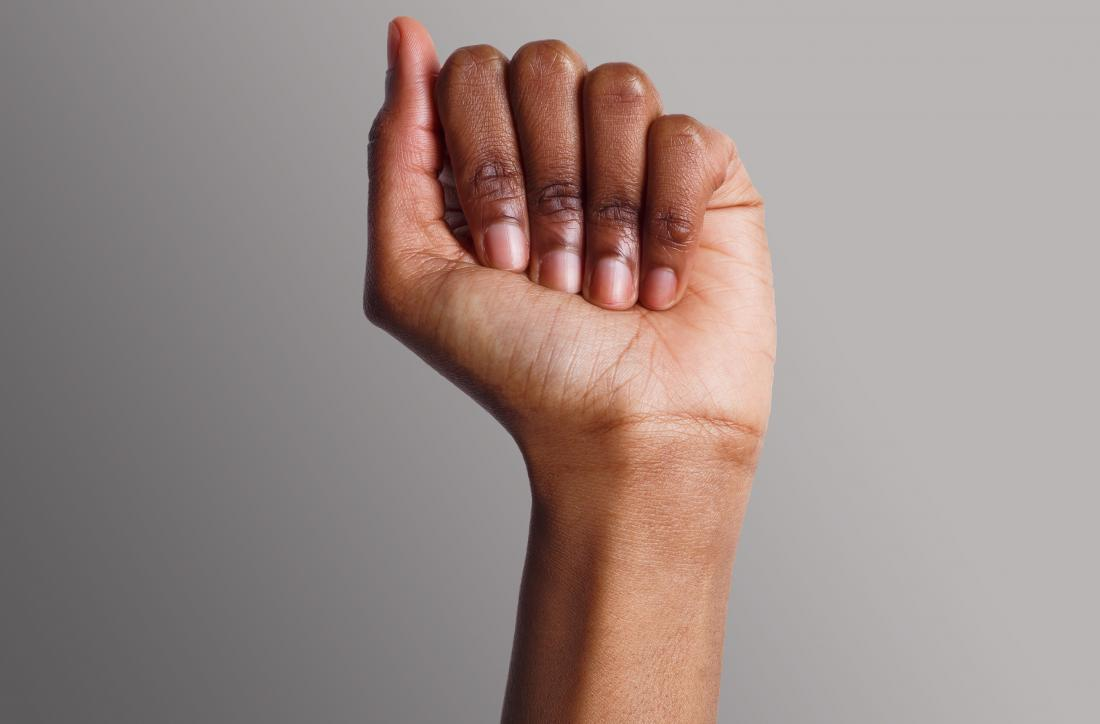
#> input picture raised-fist-stretch.jpg.webp, 1100 x 724 px, given in place of the camera
$ python old_main.py
#> lines starting #> are read from the running program, lines starting #| are printed output that depends on the picture; after the words box and inside, x2 and y2 are one past the last pixel; in counts of white or black regions, pixels touching at a corner belong together
# todo:
# - add/parse arguments
# - face detection for getting skin color


# img = cv2.imread('/home/img/python.png', cv2.IMREAD_UNCHANGED) todo: do this for video cam

import cv2
import numpy as np

bgSubtractor = None
blurAmount = 40
roi_width = 0.5
roi_height = 1

def extractSkin(frame):
	frameHSV = cv2.cvtColor(frame, cv2.COLOR_BGR2HSV)
	lowerSkinHSV = np.array([0, 48, 80], np.uint8)
	upperSkinHSV = np.array([20, 255, 255], np.uint8)
	mask = cv2.inRange(frameHSV, lowerSkinHSV, upperSkinHSV)
	cv2.imshow('hsv mask', mask)
	frame = cv2.bitwise_and(frame, frame, mask = mask)
	return frame

def removeBackground(frame):
	if bgSubtractor:
		mask = bgSubtractor.apply(frame, learningRate = 0)
		kernel = np.ones((3,3), np.uint8)
		mask = cv2.erode(mask, kernel, iterations = 1)
		cv2.imshow('mask', mask)
		frame = cv2.bitwise_and(frame, frame, mask = mask)
	return frame

video = cv2.VideoCapture(0)

video.set(cv2.CAP_PROP_FRAME_WIDTH, 1280)
video.set(cv2.CAP_PROP_FRAME_HEIGHT, 720)

def main():
	global bgSubtractor
	while video.isOpened():
		ret, frame = video.read()
#> frame is the input picture: shape (724, 1100, 3); mean B, G, R 135.4, 139.7, 155

		if not ret:
			break

		frame = cv2.bilateralFilter(frame, 5, 50, 100)
		frame = cv2.flip(frame, 1) # flip horizontally
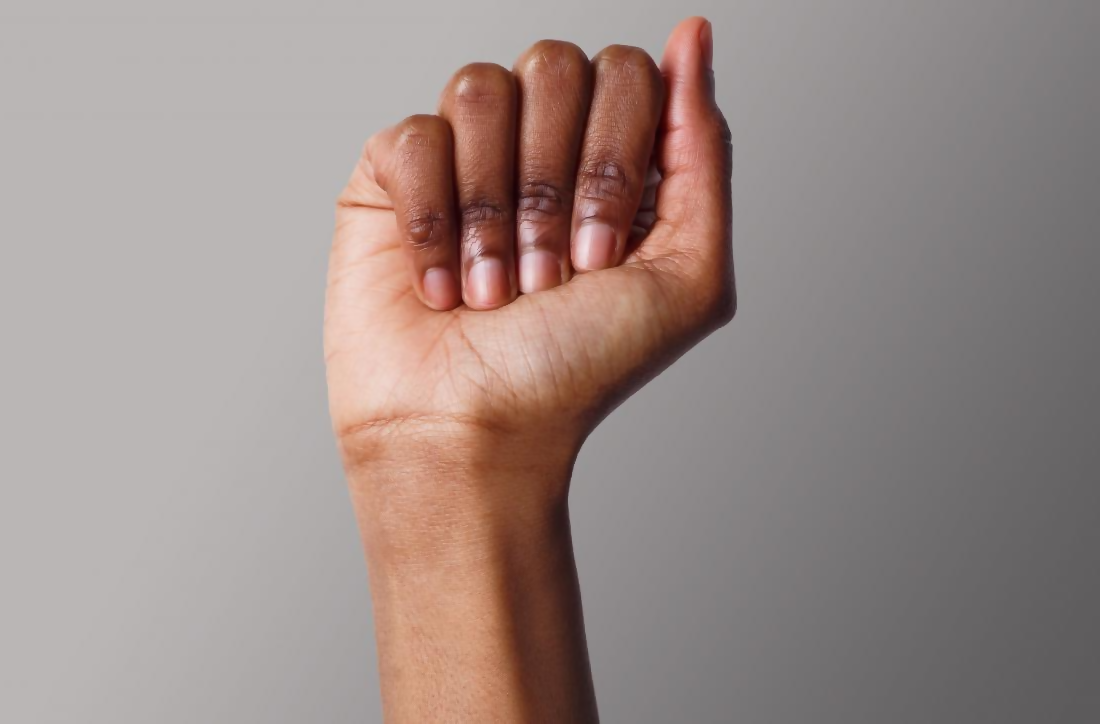
#> frame: shape (724, 1100, 3); mean B, G, R 135.4, 139.7, 155
		cv2.rectangle(frame, (int(roi_width * frame.shape[1]), 0), (frame.shape[1], int(roi_height * frame.shape[0])), (0, 255, 0), 5)
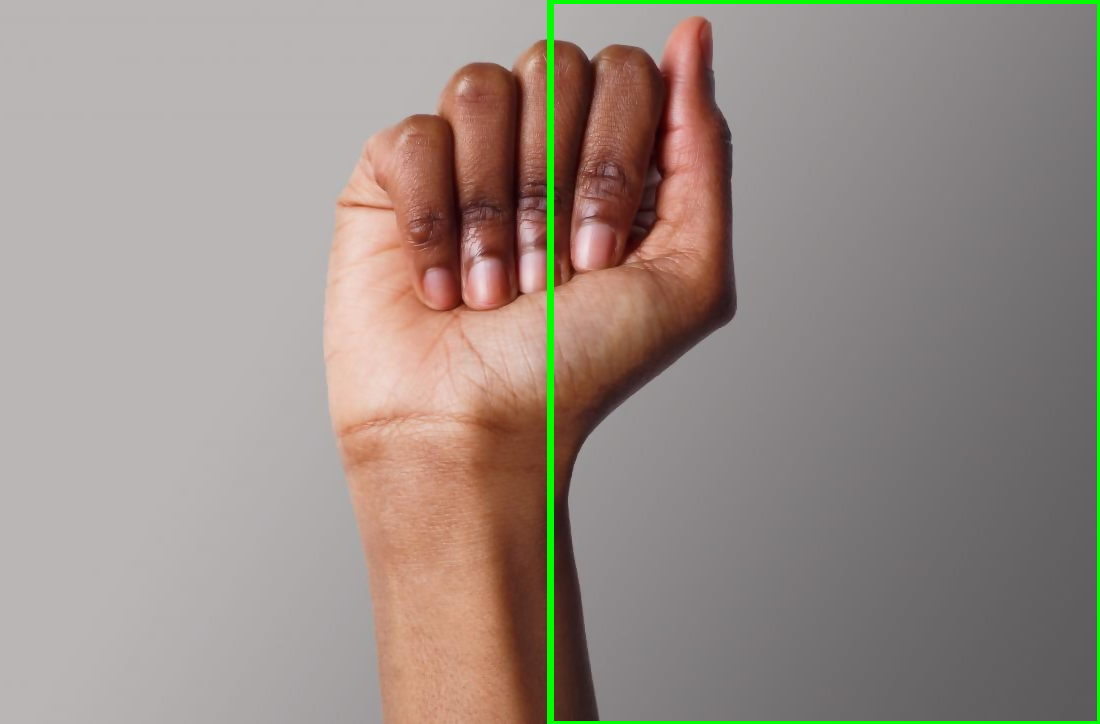
#> frame: shape (724, 1100, 3); 1.39% of pixels changed, all inside (x1, y1, x2, y2) = (547, 0, 1100, 724)
		# skinFrame = extractSkin(frame)
		# cv2.imshow('skin frame', skinFrame)

		if bgSubtractor:
			roi = frame[0:int(roi_height * frame.shape[0]), int(roi_width * frame.shape[1]):frame.shape[1]]
			hand = removeBackground(roi)
			cv2.imshow('hand', hand)
			hand = cv2.GaussianBlur(hand, (5,5), sigmaX = 0)
			cv2.imshow('blured hand', hand)

		cv2.imshow('video', frame)

		key = cv2.waitKey(30)
#> (key Esc is pressed here)
		if key == 27: # ESC
			video.release()
			cv2.destroyAllWindows()
			break
		elif key == 190: # F1
			bgSubtractor = cv2.createBackgroundSubtractorMOG2(history = 0, varThreshold = 50, detectShadows = True)
		# [6 lines of commented-out code are left out]

if __name__ == "__main__":
	main()
